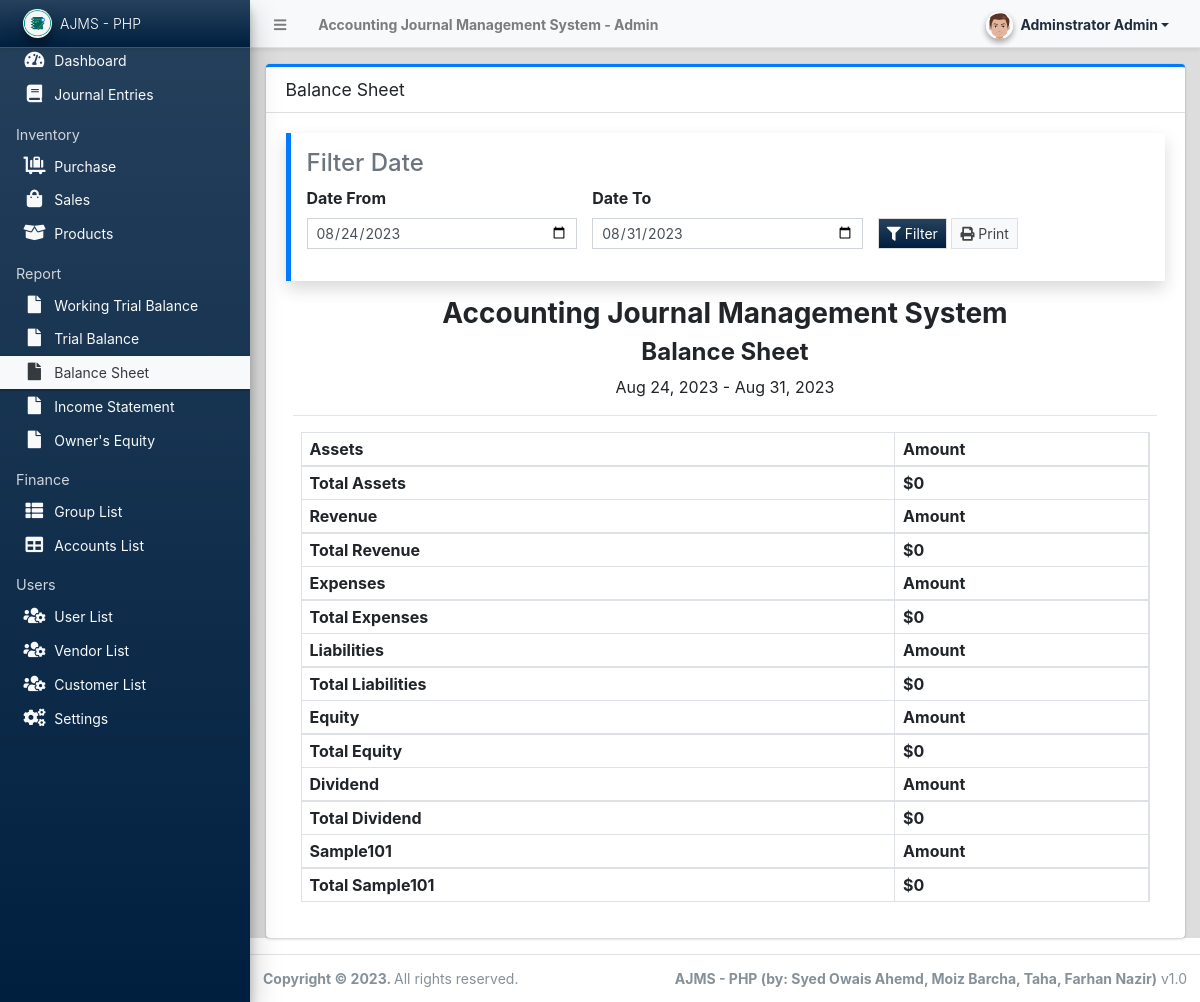
The page /admin/?page=reports/balance_sheet (signed in) on the database as committed earlier.
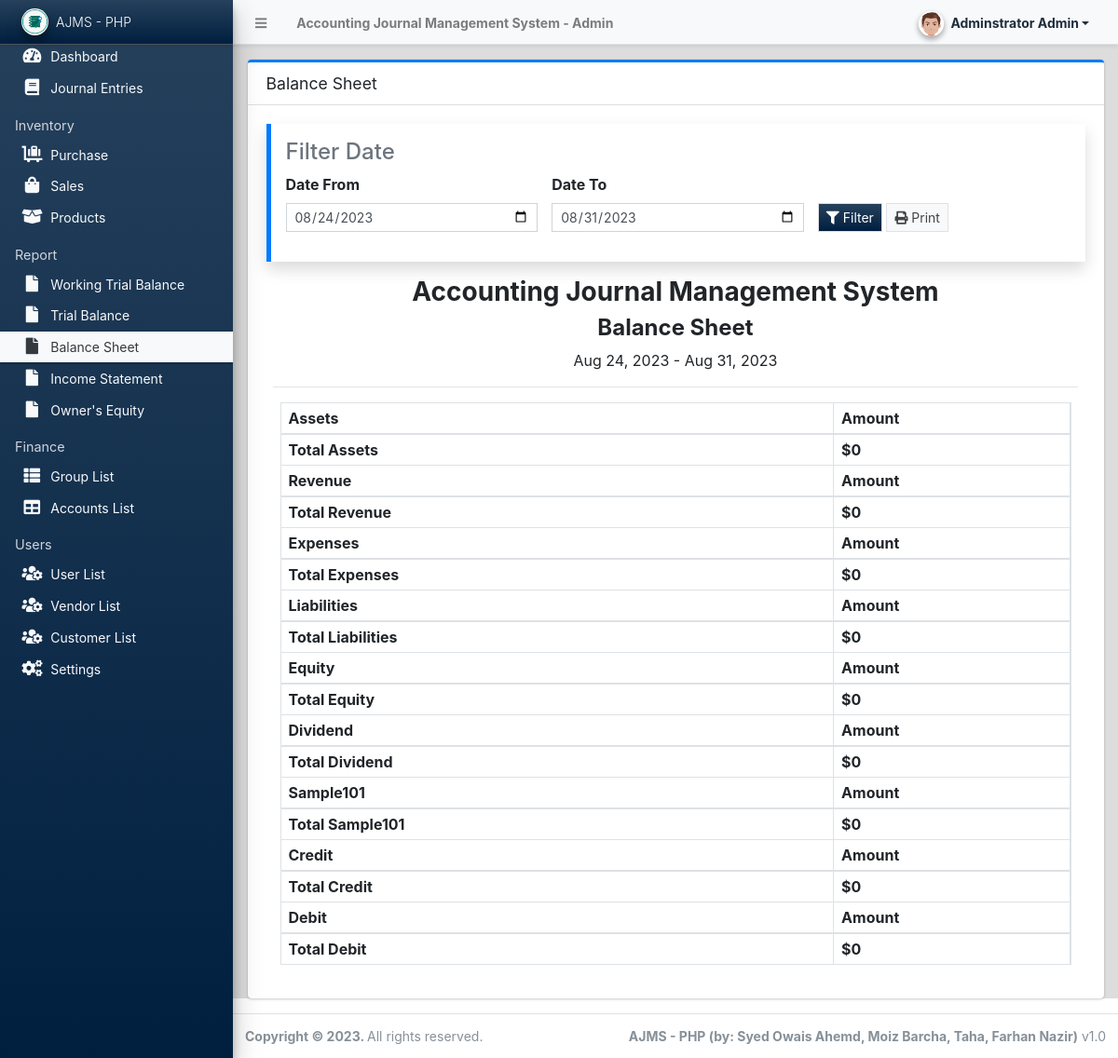
The same page on the database as committed later.
### tables this page shows
CREATE TABLE `group_list` (
  `id` int(30) NOT NULL,
  `name` text NOT NULL,
  `description` text NOT NULL,
  `type` tinyint(1) NOT NULL DEFAULT 1 COMMENT '1 = Debit, 2= Credit',
  `status` tinyint(1) NOT NULL DEFAULT 1 COMMENT '0=Inactive, 1= Active',
  `delete_flag` tinyint(1) NOT NULL DEFAULT 0 COMMENT '0 = No, 1 = Yes ',
  `date_created` datetime NOT NULL DEFAULT current_timestamp(),
  `date_updated` datetime DEFAULT NULL ON UPDATE current_timestamp()
);

### classes/DBConnection.php (called while the page is built, shortened)
<?php
class DBConnection{
    private $host = DB_SERVER;
    private $username = DB_USERNAME;
    private $password = DB_PASSWORD;
    private $database = DB_NAME;
    public $conn;
    public function __construct(){
        if (!isset($this->conn)) {
            $this->conn = new mysqli($this->host, $this->username, $this->password, $this->database);
        }
    }
}
?>

### classes/SystemSettings.php (called while the page is built, shortened)
<?php
class SystemSettings extends DBConnection{
	function info($field=''){
		if(!empty($field)){
			if(isset($_SESSION['system_info'][$field]))
				return $_SESSION['system_info'][$field];
			else
				return false;
		}else{
			return false;
		}
	}
}
$_settings = new SystemSettings();
?>

### admin/reports/balance_sheet.php (the view, shortened to what this page needs)
<?php
function format_num($number){
	$num_ex = explode('.',$number);
	$decimals = isset($num_ex[1]) ? strlen($num_ex[1]) : 0 ;
	return '$'.number_format($number,$decimals);
}
$from = isset($_GET['from']) ? $_GET['from'] : date("Y-m-d",strtotime(date('Y-m-d')." -1 week"));
$to = isset($_GET['to']) ? $_GET['to'] : date("Y-m-d");
?>
<div class="card card-outline card-primary">
	<div class="card-header">
		<h3 class="card-title">Balance Sheet</h3>
	</div>
	<div class="card-body">
        <div class="callout border-primary shadow rounded-0">
            <h4 class="text-muted">Filter Date</h4>
            <form action="" id="filter">
            <div class="row align-items-end">
                <div class="col-md-4 form-group">
                    <label for="from" class="control-label">Date From</label>
                    <input type="date" id="from" name="from" value="<?= $from ?>" class="form-control form-control-sm rounded-0">
                </div>
                <div class="col-md-4 form-group">
                    <label for="to" class="control-label">Date To</label>
                    <input type="date" id="to" name="to" value="<?= $to ?>" class="form-control form-control-sm rounded-0">
                </div>
                <div class="col-md-4 form-group">
                    <button class="btn btn-default bg-gradient-navy btn-flat btn-sm"><i class="fa fa-filter"></i> Filter</button>
			        <button class="btn btn-default border btn-flat btn-sm" id="print" type="button"><i class="fa fa-print"></i> Print</button>
                </div>
            </div>
            </form>
        </div>
        <div class="container-fluid" id="outprint">
            <h3 class="text-center"><b><?= $_settings->info('name') ?></b></h3>
            <h4 class="text-center"><b>Balance Sheet</b></h4>
            <?php if($from == $to): ?>
            <p class="m-0 text-center"><?= date("M d, Y" , strtotime($from)) ?></p>
            <?php else: ?>
            <p class="m-0 text-center"><?= date("M d, Y" , strtotime($from)). ' - '.date("M d, Y" , strtotime($to)) ?></p>
            <?php endif; ?>
            <hr>
			<div class="col-md-12">
                <table class="table table-hover table-bordered">
                    <?php
                        $groupList = $conn->query("SELECT gl.id ,GL.name FROM group_list GL
                                                    ORDER BY gl.id");
                        while($row = $groupList->fetch_assoc()):
                    ?>
                        <colgroup>
                        <col width="70%">
                        <col width="30%">
                        </colgroup>
                        <thead>
                        <tr>
                            <th class="py-1 px-2 align-middle" ><?= $row['name']; ?></th>
                            <th class="py-1 px-2 align-middle" >Amount</th>
                        </tr>
                        </thead>
                        <tbody>
                            <?php
                                $total = 0;
                            ?>
                            <tr>
                                <td class="py-1 px-2 align-middle"><strong>Total <?= $row['name']; ?></strong></td>
                                <td><strong><?= format_num($total) ?></strong></td>
                            </tr>
                        </tbody>
                    <?php endwhile; ?>
                </table>
            </div>
		</div>
	</div>
</div>

Rows that differ between the two databases and show on the page:
added group_list: name "Credit", total "$0"
added group_list: name "Debit", total "$0"
